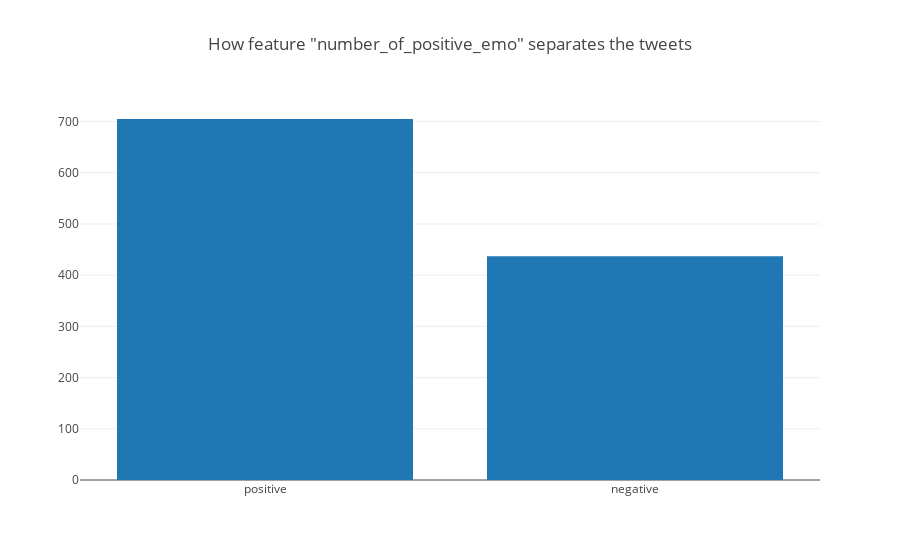
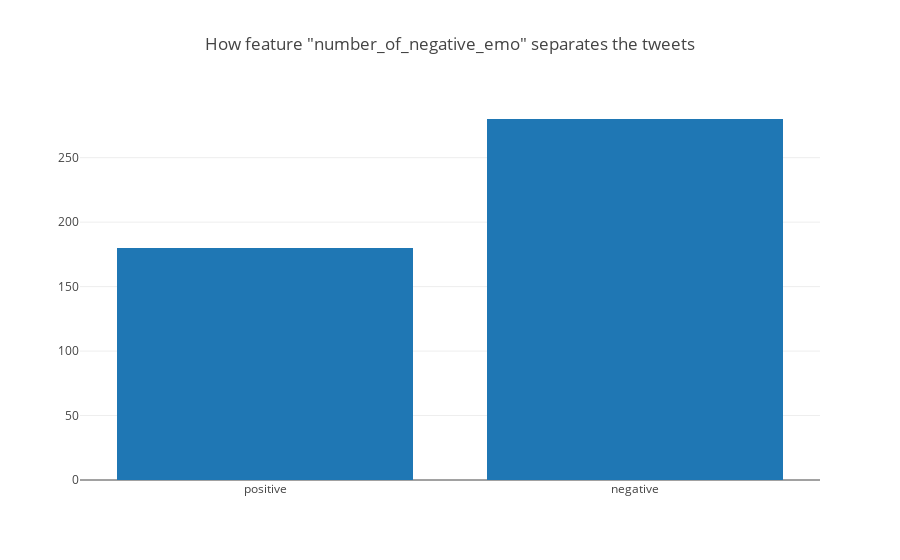
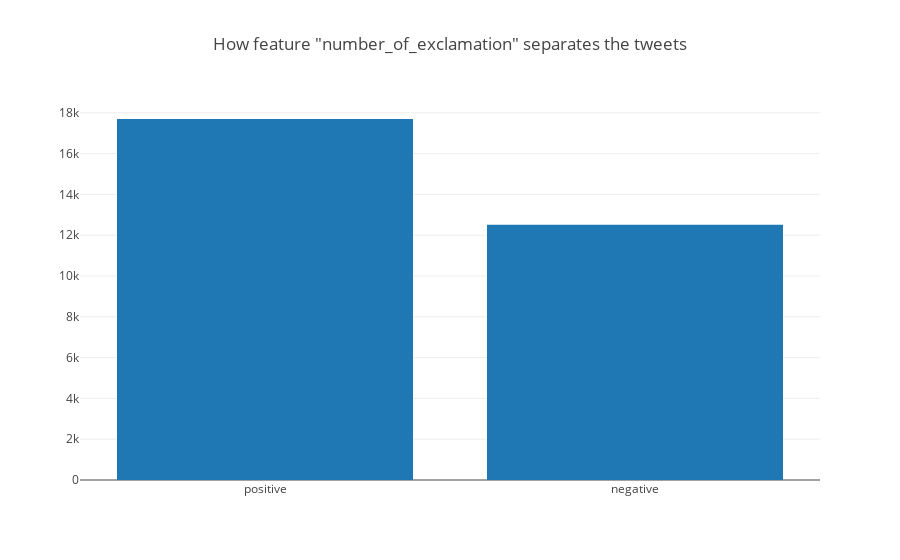
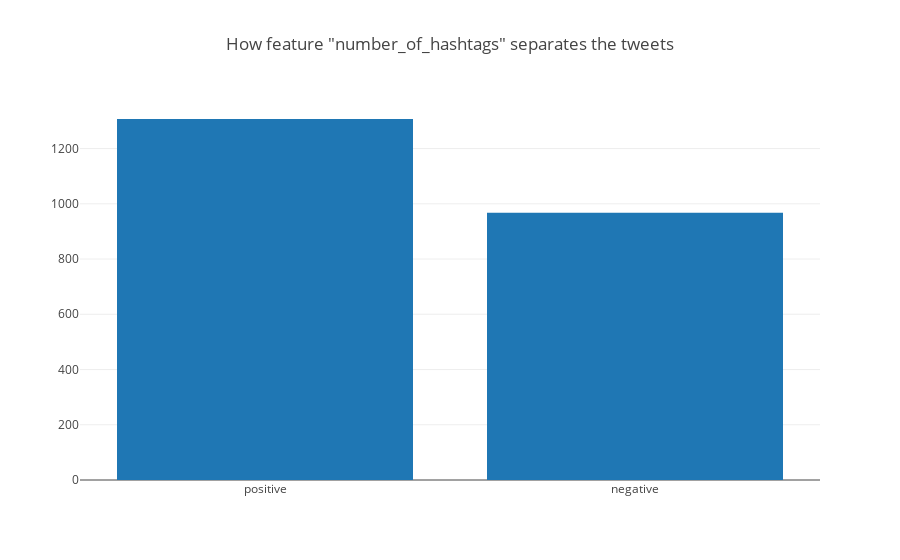

Here is the notebook cell these charts were saved with, in order:
### Markdown cell above
## Logic behind extra features
Let's see how (some) of the extra features separate the data set. Some of them, i.e number exclamation marks, number of pos/neg emoticons do this really well. Despite of the good separation, those features sometimes occur only on small subset of the training dataset.

### Code cell
sentiments = ["positive","negative","neutral"]
plots_data_ef = []
for what in map(lambda o: "number_of_"+o,["positive_emo","negative_emo","exclamation","hashtags","question"]):
    ef_grouped = data_model[data_model[what]>=1].groupby(["label"]).count()
    plots_data_ef.append({"data":[graph_objs.Bar(
            x = sentiments,
            y = [ef_grouped.loc[s,:][0] for s in sentiments if s in ef_grouped.index],
    )], "title":"How feature \""+what+"\" separates the tweets"})
    

for plot_data_ef in plots_data_ef:
    plotly.offline.iplot({
            "data":plot_data_ef["data"],
            "layout":graph_objs.Layout(title=plot_data_ef["title"])
    })

### Figure 1 — Plotly figure (JSON) as saved in the notebook; plotly's stock layout.template omitted (floating-point values rounded to 4 significant figures)
{"data": [{"type": "bar", "uid": "a7fcb203-faf8-4083-8995-42f60d321d3f", "x": ["positive", "negative", "neutral"], "y": [705, 437]}], "layout": {"title": "How feature \"number_of_positive_emo\" separates the tweets"}}

### Figure 2 — Plotly figure (JSON) as saved in the notebook; plotly's stock layout.template omitted (floating-point values rounded to 4 significant figures)
{"data": [{"type": "bar", "uid": "ca68fef2-0a9a-4c9a-9116-b3adc2ac8c94", "x": ["positive", "negative", "neutral"], "y": [180, 280]}], "layout": {"title": "How feature \"number_of_negative_emo\" separates the tweets"}}

### Figure 3 — Plotly figure (JSON) as saved in the notebook; plotly's stock layout.template omitted (floating-point values rounded to 4 significant figures)
{"data": [{"type": "bar", "uid": "5214b515-f6ef-41d1-9fe7-221ba6df5a05", "x": ["positive", "negative", "neutral"], "y": [17696, 12513]}], "layout": {"title": "How feature \"number_of_exclamation\" separates the tweets"}}

### Figure 4 — Plotly figure (JSON) as saved in the notebook; plotly's stock layout.template omitted (floating-point values rounded to 4 significant figures)
{"data": [{"type": "bar", "uid": "64ffc596-07b8-47f0-b03b-9b8ac19cbea0", "x": ["positive", "negative", "neutral"], "y": [1307, 968]}], "layout": {"title": "How feature \"number_of_hashtags\" separates the tweets"}}
